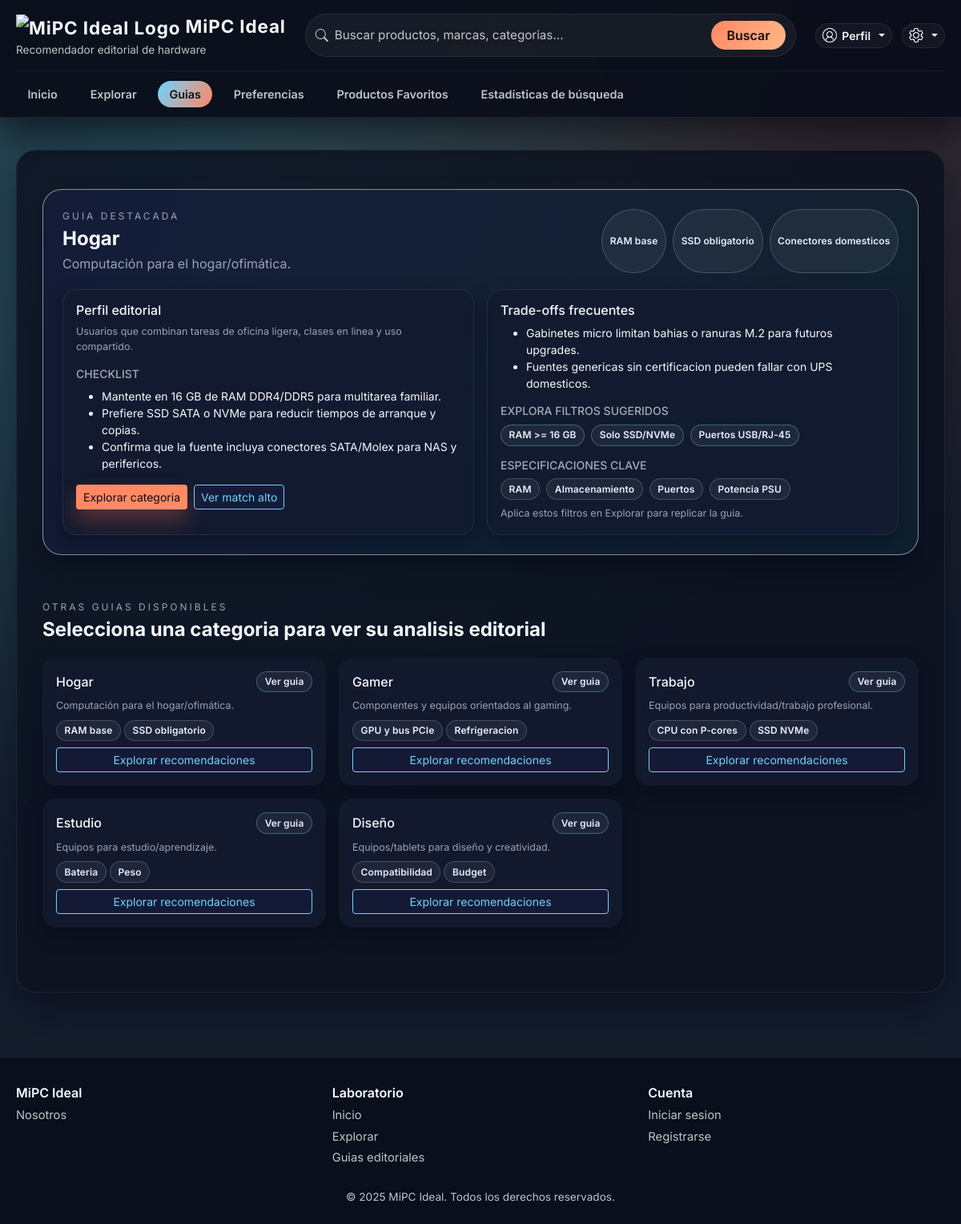
Screenshot of /lab/reco-guides/ with the database file from the repository.
### app/models.py (models this page shows, shortened)
class CategoriaProducto(models.Model):
    nombre_categoria = models.CharField(max_length=100)
    descripcion_categoria = models.TextField()
    imagen_categoria = models.ImageField(upload_to='categorias/', null=True, blank=True)
    banner_categoria = models.ImageField(upload_to='banners/', null=True, blank=True)

### app/views_reco.py (the view)
# urls.py: path('lab/reco-guides/', views_reco.reco_guides, name='reco_guides'),
def reco_guides(request):
    categorias = _categories_with_inventory().order_by("-prod_count", "nombre_categoria")[:8]
    cards = [_guide_payload(cat) for cat in categorias]
    selected_id = request.GET.get("categoria")
    selected_card = None
    if selected_id and selected_id.isdigit():
        selected_card = next((card for card in cards if card["id"] == int(selected_id)), None)
    if not selected_card and cards:
        selected_card = cards[0]
    context = {
        "selected_guide": selected_card,
        "guide_cards": cards,
    }
    return render(request, "lab/reco_guides.html", context)

### app/views_reco.py (called while the page is built)
def _short_text(text: str, max_len: int = 72) -> str:
    if not text:
        return "Explora decisiones y trade-offs antes de elegir."
    text = " ".join(text.strip().split())
    if len(text) <= max_len:
        return text
    trimmed = text[:max_len].rsplit(" ", 1)[0]
    return f"{trimmed}..."

def _categories_with_inventory():
    return (
        CategoriaProducto.objects.annotate(
            prod_count=Count(
                "producto",
                filter=Q(producto__is_active=True),
                distinct=True,
            )
            + Count(
                "productos_extra",
                filter=Q(productos_extra__is_active=True),
                distinct=True,
            )
        )
        .filter(prod_count__gt=0)
    )

### app/templates/lab/reco_guides.html (shortened to what this page needs)
{% extends "base.html" %}
{% load static %}
{% block body_class %}reco-app{% endblock %}
{% block css %}
<link rel="stylesheet" href="{% static 'css/recommender.css' %}">
{% endblock %}
{% block content %}
<div class="reco-page">
  {% if selected_guide %}
  <section class="reco-section">
    <div class="reco-section__header">
      <div>
        <p class="reco-section__eyebrow">Guia destacada</p>
        <h1 class="reco-section__title h4 mb-1">{{ selected_guide.title }}</h1>
        <p class="reco-section__description">{{ selected_guide.summary }}</p>
      </div>
      <div class="reco-chipline">
        {% for theme in selected_guide.themes %}
        <span class="reco-badge">{{ theme }}</span>
        {% endfor %}
      </div>
    </div>
    <div class="row g-3">
      <div class="col-12 col-lg-6">
        <article class="card h-100">
          <div class="card-body">
            <h2 class="h6 mb-2">Perfil editorial</h2>
            <p class="reco-alt-hint mb-3">{{ selected_guide.persona }}</p>
            <h3 class="small text-uppercase text-secondary">Checklist</h3>
            <ul class="small mb-3">
              {% for item in selected_guide.checklist %}
              <li>{{ item }}</li>
              {% endfor %}
            </ul>
            <div class="d-flex flex-wrap gap-2">
              <a href="{{ selected_guide.cta_url }}" class="btn btn-primary btn-sm">Explorar categoria</a>
              <a href="{{ selected_guide.cta_url }}&sort=match" class="btn btn-outline-primary btn-sm">Ver match alto</a>
            </div>
          </div>
        </article>
      </div>
      <div class="col-12 col-lg-6">
        <article class="card h-100">
          <div class="card-body">
            <h2 class="h6 mb-2">Trade-offs frecuentes</h2>
            <ul class="small mb-3">
              {% for trade in selected_guide.tradeoffs %}
              <li>{{ trade }}</li>
              {% endfor %}
            </ul>
            <h3 class="small text-uppercase text-secondary mb-2">Explora filtros sugeridos</h3>
            <div class="d-flex flex-wrap gap-2">
              {% for filter in selected_guide.filters %}
              <a class="reco-badge reco-badge--link" href="{{ filter.url }}">{{ filter.label }}</a>
              {% empty %}
              <span class="reco-badge">Sin filtros sugeridos</span>
              {% endfor %}
            </div>
            {% if selected_guide.spec_focus %}
            <h3 class="small text-uppercase text-secondary mt-3 mb-2">Especificaciones clave</h3>
            <div class="d-flex flex-wrap gap-2 mb-2">
              {% for spec in selected_guide.spec_focus %}
              <span class="reco-badge">{{ spec }}</span>
              {% endfor %}
            </div>
            {% endif %}
            <p class="reco-alt-hint mt-2 mb-0">Aplica estos filtros en Explorar para replicar la guia.</p>
          </div>
        </article>
      </div>
    </div>
  </section>
  {% endif %}
  <section class="reco-section--flush">
    <div class="reco-section__header">
      <div>
        <p class="reco-section__eyebrow">Otras guias disponibles</p>
        <h2 class="reco-section__title h4 mb-0">Selecciona una categoria para ver su analisis editorial</h2>
      </div>
    </div>
    <div class="row g-3">
      {% for card in guide_cards %}
      <div class="col-12 col-md-6 col-lg-4">
        <article class="card h-100 card-hover">
          <div class="card-body d-flex flex-column gap-2">
            <div class="d-flex align-items-center justify-content-between">
              <h3 class="h6 mb-0">{{ card.title }}</h3>
              <a class="reco-badge reco-badge--link small" href="?categoria={{ card.id }}">Ver guia</a>
            </div>
            <p class="reco-alt-hint mb-0">{{ card.summary }}</p>
            <div class="d-flex flex-wrap gap-1">
              {% for theme in card.themes|slice:":2" %}
              <span class="reco-badge">{{ theme }}</span>
              {% endfor %}
            </div>
            <a href="{{ card.cta_url }}" class="btn btn-sm btn-outline-primary mt-auto">Explorar recomendaciones</a>
          </div>
        </article>
      </div>
      {% empty %}
      <div class="col-12">
        <div class="alert alert-info mb-0">Aun no hay guias editoriales disponibles.</div>
      </div>
      {% endfor %}
    </div>
  </section>
</div>
{% endblock %}

### app/templates/base.html (shortened to what this page needs)
{% load static %}
<!DOCTYPE html>
<html lang="es">
<head>
    <link rel="stylesheet" href="https://cdn.jsdelivr.net/npm/bootstrap@5.3.8/dist/css/bootstrap.min.css">
    <link rel="stylesheet" href="https://cdn.jsdelivr.net/npm/bootstrap-icons@1.11.3/font/bootstrap-icons.css">
    <link rel="stylesheet" href="{% static 'css/home.css' %}">
    {% block css %}{% endblock %}
</head>
<body class="app-theme theme-dark {% block body_class %}{% endblock %}">
    <header class="site-header">
        <div class="site-shell site-header__primary">
            <div class="site-branding">
                <a class="site-branding__logo" href="{% url 'reco_home' %}">
                    <img src="{% static 'img/logo.png' %}" width="65" height="55" alt="MiPC Ideal Logo" class="logo-header">
                    <span>MiPC Ideal</span>
                </a>
                <p class="site-branding__meta">Recomendador editorial de hardware</p>
            </div>
            <div class="site-search">
                <form class="site-search__form" role="search" action="{% url 'reco_explore' %}" method="get">
                    <span class="site-search__icon bi bi-search"></span>
                    <input id="global-search" class="site-search__input" type="search" name="q"
                        placeholder="Buscar productos, marcas, categorias..." value="{{ request.GET.q }}">
                    <button class="site-search__button" type="submit">Buscar</button>
                </form>
            </div>
            <div class="site-header__actions">
                <div class="btn-group d-flex align-items-center site-control">
                    <button class="btn btn-custom btn-sm dropdown-toggle" type="button" data-bs-toggle="dropdown" aria-expanded="false">
                        <img src="{% static 'img/profile_icon.png' %}" alt="Perfil" class="button-header-icons">
                        <span>Perfil</span>
                    </button>
                </div>
                <div class="btn-group d-flex align-items-center site-control">
                    <button class="btn btn-custom btn-sm dropdown-toggle" type="button" data-bs-toggle="dropdown" aria-expanded="false">
                        <img src="{% static 'img/settings_icon.png' %}" alt="Configurar" class="button-header-icons">
                    </button>
                </div>
            </div>
        </div>
        {% with request.resolver_match.url_name as current_url %}
        <div class="site-shell site-nav-shell">
            <nav class="site-nav">
                <a class="site-nav__link {% if current_url == 'reco_home' %}is-active{% endif %}" href="{% url 'reco_home' %}">Inicio</a>
                <a class="site-nav__link {% if current_url == 'reco_explore' %}is-active{% endif %}" href="{% url 'reco_explore' %}">Explorar</a>
                <a class="site-nav__link {% if current_url == 'reco_guides' %}is-active{% endif %}" href="{% url 'reco_guides' %}">Guias</a>
                <a class="site-nav__link {% if current_url == 'reco_preferences' %}is-active{% endif %}" href="{% url 'reco_preferences' %}">Preferencias</a>
                <a class="site-nav__link {% if current_url == 'reco_saved' %}is-active{% endif %}" href="{% url 'reco_saved' %}">Productos Favoritos</a>
                <a class="site-nav__link {% if current_url == 'reco_radar' %}is-active{% endif %}" href="{% url 'reco_radar' %}">Estadísticas de búsqueda</a>
            </nav>
        </div>
        {% endwith %}
    </header>
    <main class="site-main">
        <div class="site-shell">
            <div class="main-content">
                {% block content %}{% endblock %}
            </div>
        </div>
    </main>
    <footer class="site-footer">
        <div class="site-shell site-footer__grid">
            <div>
                <p class="site-footer__title">MiPC Ideal</p>
                <a href="{% url 'info' %}" class="site-footer__link">Nosotros</a>
            </div>
            <div>
                <p class="site-footer__title">Laboratorio</p>
                <a href="{% url 'reco_home' %}" class="site-footer__link">Inicio</a>
                <a href="{% url 'reco_explore' %}" class="site-footer__link">Explorar</a>
                <a href="{% url 'reco_guides' %}" class="site-footer__link">Guias editoriales</a>
            </div>
            <div>
                <p class="site-footer__title">Cuenta</p>
                {% if user.is_authenticated %}
                <a href="{% url 'edit_profile' %}" class="site-footer__link">Editar perfil</a>
                <a href="{% url 'logout' %}" class="site-footer__link">Cerrar sesion</a>
                {% else %}
                <a href="{% url 'login' %}" class="site-footer__link">Iniciar sesion</a>
                <a href="{% url 'register' %}" class="site-footer__link">Registrarse</a>
                {% endif %}
            </div>
        </div>
        <p class="site-footer__copy">&copy; 2025 MiPC Ideal. Todos los derechos reservados.</p>
    </footer>
</body>
</html>

### app/static/css/recommender.css (style rules this page uses)
:root { --reco-primary: #6ed3ff; --reco-primary-dark: #0f172a; --reco-primary-contrast: #f7f9ff; --reco-primary-soft: rgba(110, 211, 255, 0.18); --reco-accent: #ff8863; --reco-accent-contrast: #100c14; --reco-accent-soft: rgba(255, 136, 99, 0.24); --reco-secondary: #5fe9c7; --reco-secondary-soft: rgba(95, 233, 199, 0.25); --reco-muted: #9aa3b8; --reco-surface: #0c1424; --reco-surface-strong: #111a2e; --reco-border: rgba(255, 255, 255, 0.08); --reco-positive: #56f4c7; --reco-positive-soft: rgba(86, 244, 199, 0.18); --reco-negative: #ffb08c; --reco-negative-soft: rgba(255, 176, 140, 0.22); --reco-hero-gradient: linear-gradient(150deg, rgba(110, 211, 255, 0.18), rgba(95, 233, 199, 0.16), rgba(255, 136, 99, 0.18)); --reco-panel-gradient: radial-gradient(circle at 25% 20%, rgba(95, 233, 199, 0.18), transparent 50%), radial-gradient(circle at 80% 0%, rgba(255, 136, 99, 0.18), transparent 45%), rgba(12, 20, 36, 0.96); --reco-card-shadow: 0 25px 50px rgba(4, 6, 18, 0.55); --reco-card-shadow-soft: 0 16px 30px rgba(4, 6, 18, 0.35); --reco-chip-bg: rgba(255, 255, 255, 0.06); --reco-chip-border: rgba(255, 255, 255, 0.18); --reco-chip-text: #e6eeff; }
body.app-theme { min-height: 100vh; display: flex; flex-direction: column; font-family: "Inter", "Segoe UI", system-ui, sans-serif; background: radial-gradient(circle at 15% 20%, rgba(110, 211, 255, 0.12), transparent 55%), radial-gradient(circle at 80% 0%, rgba(255, 136, 99, 0.12), transparent 45%), var(--reco-panel-gradient); color: var(--reco-primary-contrast); }
body.reco-app { background: radial-gradient(circle at 15% 20%, rgba(110, 211, 255, 0.16), transparent 50%), var(--reco-panel-gradient); min-height: 100vh; font-family: "Inter", "Segoe UI", system-ui, -apple-system, BlinkMacSystemFont, sans-serif; color: var(--reco-primary-contrast); }
.reco-app .text-secondary { color: rgba(244, 248, 255, 0.65) !important; }
.reco-page { width: min(1100px, 100%); margin: 0 auto; padding: 1rem 0 3rem; display: flex; flex-direction: column; gap: 2rem; }
.reco-page section + section { margin-top: 1.5rem; }
.reco-section { background: linear-gradient(115deg, rgba(75, 51, 240, 0.08), rgba(34, 203, 211, 0.08)); border: 1px solid rgba(255, 255, 255, 0.5); border-radius: 1.5rem; padding: 1.5rem; box-shadow: var(--reco-card-shadow-soft); }
.reco-section--flush { background: transparent; border: none; box-shadow: none; padding: 0; }
.reco-section__header { display: flex; flex-wrap: wrap; justify-content: space-between; gap: 1rem; margin-bottom: 1.25rem; }
.reco-section__eyebrow { text-transform: uppercase; font-size: .75rem; letter-spacing: .25em; color: var(--reco-muted); margin-bottom: .35rem; }
.reco-section__title { margin-bottom: .25rem; font-weight: 700; }
.reco-section__description { color: var(--reco-muted); margin-bottom: 0; }
.reco-chipline { display: flex; flex-wrap: wrap; gap: .5rem; }
.card-hover { transition: transform .15s ease, box-shadow .15s ease, border-color .15s ease; border-color: transparent; }
.reco-badge { display: inline-flex; align-items: center; gap: .35rem; border-radius: 999px; padding: .2rem .6rem; font-size: .75rem; font-weight: 600; letter-spacing: .01em; background: var(--reco-chip-bg); color: var(--reco-chip-text); border: 1px solid var(--reco-chip-border); }
a.reco-badge { text-decoration: none; }
.reco-badge--link { border-color: rgba(110, 211, 255, 0.35); }
.btn-outline-primary { color: var(--reco-primary); border-color: var(--reco-primary); background: rgba(75, 51, 240, 0.04); }
.btn-primary { background: linear-gradient(120deg, var(--reco-accent), #ff8b64); border-color: transparent; color: var(--reco-accent-contrast); box-shadow: 0 14px 26px rgba(255, 107, 74, 0.3); }
.reco-alt-hint { font-size: .78rem; color: var(--reco-muted); }

### rows the page displays
CategoriaProducto: title "Hogar", summary "Computación para el hogar/ofimática.", themes "RAM base" "SSD obligatorio"
CategoriaProducto: title "Gamer", summary "Componentes y equipos orientados al gaming.", themes "GPU y bus PCIe" "Refrigeracion"
CategoriaProducto: title "Trabajo", summary "Equipos para productividad/trabajo profesional.", themes "CPU con P-cores" "SSD NVMe"
CategoriaProducto: title "Estudio", summary "Equipos para estudio/aprendizaje.", themes "Bateria" "Peso"
CategoriaProducto: title "Diseño", summary "Equipos/tablets para diseño y creatividad.", themes "Compatibilidad" "Budget"

### other values shown
{{ theme }} "RAM base" "SSD obligatorio" "Conectores domesticos"
{{ selected_guide.persona }} "Usuarios que combinan tareas de oficina ligera, clases en linea y uso compartido."
{{ item }} "Mantente en 16 GB de RAM DDR4/DDR5 para multitarea familiar." "Prefiere SSD SATA o NVMe para reducir tiempos de arranque y copias." "Confirma que la fuente incluya conectores SATA/Molex para NAS y perifericos."
{{ trade }} "Gabinetes micro limitan bahias o ranuras M.2 para futuros upgrades." "Fuentes genericas sin certificacion pueden fallar con UPS domesticos."
{{ filter.label }} "RAM >= 16 GB" "Solo SSD/NVMe" "Puertos USB/RJ-45"
{{ spec }} "RAM" "Almacenamiento" "Puertos" "Potencia PSU"
